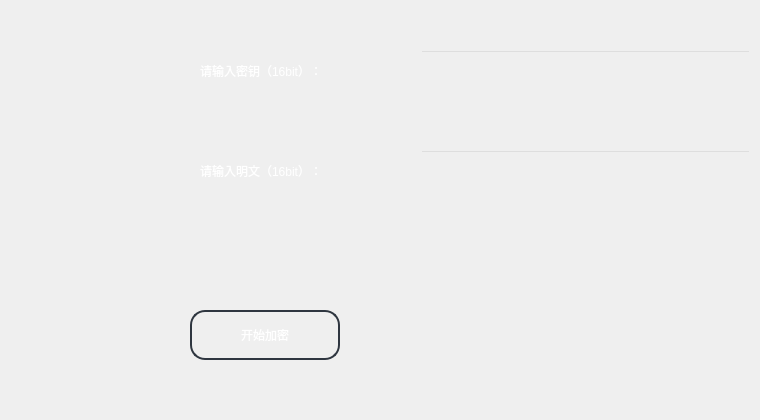
   <widget class="QWidget" name="page_16">
    <widget class="QPushButton" name="pushButton_36">
     <property name="geometry">
      <rect>
       <x>190</x>
       <y>310</y>
       <width>150</width>
       <height>50</height>
      </rect>
     </property>
     <property name="minimumSize">
      <size>
       <width>120</width>
       <height>50</height>
      </size>
     </property>
     <property name="styleSheet">
      <string notr="true">/**正常情况下样式**/
QPushButton{
    font: 10pt &quot;微软雅黑&quot;;
    color: white;
    background-color: transparent; /* 设置为透明 */
    border-color: #2f3640;
    border-radius: 15px;
    border-style: solid;
    border-width: 2px;
    padding: 5px;
}

/**鼠标停留在按钮上的样式**/
QPushButton:hover{   
    color: #FFFFFF;
    background-color: #a2375a;
    border-color: #2f3640;
}

/**鼠标按压下去的样式**/
QPushButton:pressed, QPushButton:checked{
    color: #FFFFFF;
    background-color: qlineargradient(spread:pad, x1:0, y1:0, x2:0, y2:1, stop:0  #273c75, stop:1 #202f55);
}

/**按钮失能情况下样式**/
QPushButton:disabled{
    color: #FFFFFF;
    background-color: #dcdde1;
    border-color: #dcdde1;
}
</string>
     </property>
     <property name="text">
      <string>开始加密</string>
     </property>
    </widget>
    <widget class="QTextEdit" name="textEdit_16">
     <property name="geometry">
      <rect>
       <x>410</x>
       <y>260</y>
       <width>341</width>
       <height>151</height>
      </rect>
     </property>
     <property name="styleSheet">
      <string notr="true">background-color: transparent; /* 设置为透明 */
    font: 10pt &quot;微软雅黑&quot;;
    color: white;
</string>
     </property>
    </widget>
    <widget class="QLabel" name="label_35">
     <property name="geometry">
      <rect>
       <x>200</x>
       <y>50</y>
       <width>171</width>
       <height>41</height>
      </rect>
     </property>
     <property name="styleSheet">
      <string notr="true">    color: white;
font: 10pt &quot;微软雅黑&quot;;</string>
     </property>
     <property name="text">
      <string>请输入密钥（16bit）：</string>
     </property>
    </widget>
    <widget class="QLineEdit" name="lineEdit_34">
     <property name="geometry">
      <rect>
       <x>420</x>
       <y>50</y>
       <width>331</width>
       <height>40</height>
      </rect>
     </property>
     <property name="minimumSize">
      <size>
       <width>250</width>
       <height>40</height>
      </size>
     </property>
     <property name="styleSheet">
      <string notr="true">background-color: transparent; /* 设置为透明 */
    font: 10pt &quot;微软雅黑&quot;;
    color: white;
</string>
     </property>
    </widget>
    <widget class="QLineEdit" name="lineEdit_35">
     <property name="geometry">
      <rect>
       <x>420</x>
       <y>150</y>
       <width>331</width>
       <height>41</height>
      </rect>
     </property>
     <property name="minimumSize">
      <size>
       <width>250</width>
       <height>40</height>
      </size>
     </property>
     <property name="styleSheet">
      <string notr="true">background-color: transparent; /* 设置为透明 */
    font: 10pt &quot;微软雅黑&quot;;
    color: white;
</string>
     </property>
    </widget>
    <widget class="QLabel" name="label_36">
     <property name="geometry">
      <rect>
       <x>200</x>
       <y>150</y>
       <width>181</width>
       <height>41</height>
      </rect>
     </property>
     <property name="styleSheet">
      <string notr="true">    color: white;
font: 10pt &quot;微软雅黑&quot;;</string>
     </property>
     <property name="text">
      <string>请输入明文（16bit）：</string>
     </property>
    </widget>
   </widget>
